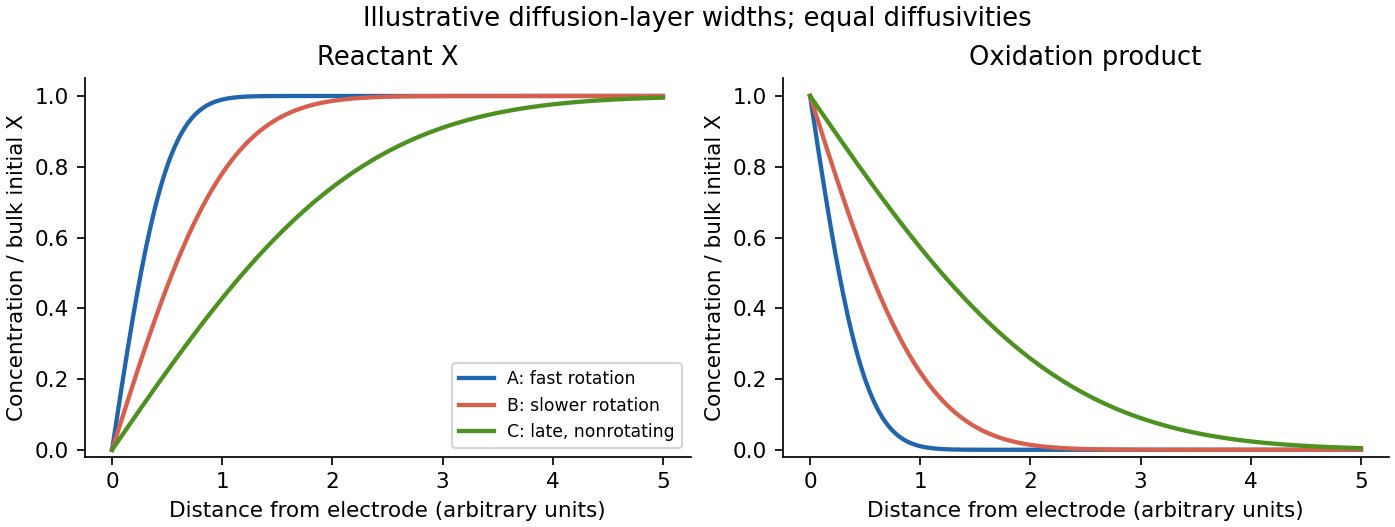

Write the Python code that produced this figure.
"""Original explanatory diagram; tested with Python 3.14, NumPy 2.3.5 and Matplotlib 3.10.7."""
from pathlib import Path
import matplotlib
matplotlib.use('Agg')
import matplotlib.pyplot as plt
import numpy as np
plt.rcParams.update({'font.size':10,'axes.spines.top':False,'axes.spines.right':False})

from math import erf
x=np.linspace(0,5,400)
fig,axes=plt.subplots(1,2,figsize=(9,3.4),layout='constrained')
for ax,product in zip(axes,[False,True]):
    for delta,label,color in [(0.55,'A: fast rotation','#2166ac'),(1.15,'B: slower rotation','#d6604d'),(2.5,'C: late, nonrotating','#4d9221')]:
        reactant=np.array([erf(t/delta) for t in x])
        ax.plot(x,1-reactant if product else reactant,label=label,color=color,lw=2)
    ax.set(xlabel='Distance from electrode (arbitrary units)',ylabel='Concentration / bulk initial X',
           title='Oxidation product' if product else 'Reactant X',ylim=(-.02,1.05))
axes[0].legend(fontsize=8,loc='lower right')
fig.suptitle('Illustrative diffusion-layer widths; equal diffusivities')

fig.savefig(Path.cwd()/(Path(__file__).stem+'.png'),dpi=155,facecolor='white')
plt.close(fig)
